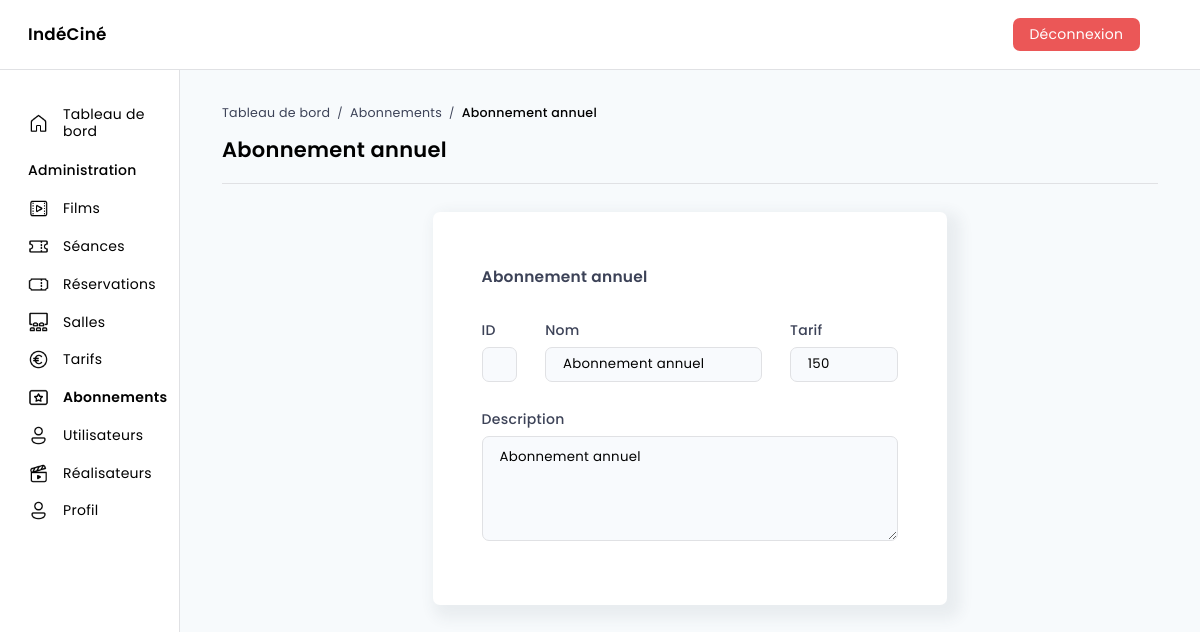
The page /dashboard/subscriptions/1 (signed in) on the database its author committed.
### tables this page shows
CREATE TABLE IF NOT EXISTS `subscriptions` (
  `subscriptionId` int(11) NOT NULL AUTO_INCREMENT,
  `subscriptionName` varchar(255) NOT NULL,
  `subscriptionDescription` text,
  `subscriptionPricing` int(11) NOT NULL DEFAULT '0',
  PRIMARY KEY (`subscriptionId`)
);

### src/Controllers/Controller.php (called while the page is built, shortened)
<?php
abstract class Controller {
    public function render (string $file, array $data = [], string $template = 'default') {
        extract($data);
        require_once ROOT . '/Views/pages/' . $file . '.php';
    }
}

### index.php (called while the page is built, shortened)
<?php
$app = new Router;
$app -> start();

### src/Models/Model.php (called while the page is built, shortened)
<?php
class Model extends Database {
    public function read (array $columns = null, array $criteria = null, array $join = null, int $limit = null, int $offset = null, string $count = null, string $fetch = null) {
        $params = array(
            'columns' => $columns,
            'criteria' => $criteria,
            'join' => $join,
            'limit' => $limit,
            'offset' => $offset,
            'count' => $count,
            'fetch' => $fetch
        );
        $criteriaString = "";
        $columnsString = "*";
        $joinString = "";
        $limitString = "";
        $offsetString = "";
        $criterionValues = null;
        foreach ($params as $key => $value) {
            if ($value) switch ($key) {
                case 'criteria':
                    $criterionColumns = array();
                    $criterionValues = array();
                    foreach ($value as $criterionColumn => $criterionValue) {
                        $criterionColumns[] = "$criterionColumn ?";
                        $criterionValues[] = $criterionValue;
                    }
                    $criteriaString = " WHERE " . implode(" AND ", $criterionColumns);
                    break;
            }
        }
        $sqlQuery = "SELECT " . $columnsString . " FROM {$this -> table} " . ((isset($join)) ? $join['table'] : null) . $joinString . $criteriaString . $limitString . $offsetString;
        $query = $this -> runQuery($sqlQuery, $criterionValues);
        if ($fetch == 'fetch') return $query -> fetch();
        else if ($fetch === 'fetchAll') return $query -> fetchAll();
        else return null;
    }
    public function runQuery (string $req, array $attrs = null) {
        $this -> database = Database::getInstance();
        if ($attrs !== null) {
            $query = $this -> database -> prepare($req);
            $query -> execute($attrs);
            return $query;
        } else return $this -> database -> query($req);
    }
}

### src/Models/SubscriptionsModel.php (called while the page is built, shortened)
<?php
class SubscriptionsModel extends Model {
    public function __construct() {
        $this -> table = 'subscriptions';
    }
}

### src/Core/Database.php (called while the page is built, shortened)
<?php
class Database extends PDO {
    private static $instance;
    private function __construct () {
        $_dsn = 'mysql:dbname=' . self::DATABASE . ';host=' . self::SERVER;
    }
    public static function getInstance () : self {
        if (self::$instance === null) self::$instance = new self();
        return self::$instance;
    }
}

### src/Views/pages/dashboard/subscriptions/subscription.php (the view)
<div class="form-container hcenter w55">
    <h2><?= $subscription -> subscriptionName ?></h2>
    <div class="form-group">
        <?php if ($_SESSION['user'] -> userRole === 'admin'): ?>
        <div class="form-field w15">
            <label for="id">ID</label>
            <input type="text" name="id" id="id" value="<?= $subscription -> subscriptionId ?>" readonly>
        </div>
        <?php endif; ?>
        <div class="form-field">
            <label for="name">Nom</label>
            <input type="text" name="name" id="name" value="<?= $subscription -> subscriptionName ?>" readonly>
        </div>
        <div class="form-field w33">
            <label for="pricing">Tarif</label>
            <input type="text" name="pricing" id="pricing" value="<?= $subscription -> subscriptionPricing ?>" readonly>
        </div>
    </div>
    <div class="form-group">
        <div class="form-field">
            <label for="description">Description</label>
            <textarea name="description" id="description" rows="5" placeholder="<?= ($subscription -> subscriptionDescription === null) ? 'Non renseignée' : null ?>" readonly><?= $subscription -> subscriptionDescription ?></textarea>
        </div>
    </div>
</div>

### public/css/master.css (style rules this page uses)
:root { --color_white: #FFF; --color_black: #000; --color_light-grey: #E0E1E4; --color_grey: #8C98A4; --color_dark-grey: #3C4257; --color_light-blue: #B8D9EF; --color_blue: #635BFF; --color_blue-grey: #F8FAFD; --color_red: #EB5757; --color_green: #27AE60; --color_background: #F7FAFC; }
* { margin: 0; padding: 0; box-sizing: border-box; font: 14px "Poppins", sans-serif; line-height: 1.2; letter-spacing: .02rem; }
body { background-color: var(--color_background); }

### public/css/layout/main.css (style rules this page uses)
main .page-content h2 { font-size: 1.1rem; }

### public/css/components/forms.css (style rules this page uses)
.form-container { padding: 4rem 3.5rem; border-radius: .5rem; background-color: var(--color_white); box-shadow: .5rem .5rem 1rem .5rem rgba(60, 66, 87, .07); }
.form-container.hcenter { margin: 0 auto; }
.form-container.w55 { width: 55%; }
.form-container h2 { margin-bottom: 2.5rem; font-size: 1.4rem; font-weight: 600; color: var(--color_dark-grey); }
.form-container .form-group { display: flex; }
.form-container .form-group:not(:last-child) { margin-bottom: 1.5rem; }
.form-container .form-field { width: 100%; }
.form-container .form-field.w33 { width: 50%; }
.form-container .form-field.w15 { width: 15%; }
.form-container .form-field.w15 input, .form-container .form-field.w20 input { text-align: center; }
.form-container .form-field:not(:last-child) { margin-right: 2rem; }
.form-container .form-field label { font-weight: 500; color: var(--color_dark-grey); }

### public/css/components/inputs.css (style rules this page uses)
input, select, textarea, fieldset { display: block; width: 100%; border: 1px solid var(--color_light-grey); border-radius: .5rem; }
input:not([type='checkbox'], [readonly]):focus { transition: outline .1s; outline: 2px solid var(--color_light-blue); }
input:not([type='submit']), select, textarea { margin: .6rem 0; font-size: .95rem; }
input:not([type='submit']), select { padding: .6rem 1.2rem; }
textarea { padding: .8rem 1.2rem; }
input[readonly], textarea[readonly] { background-color: var(--color_blue-grey); outline: none; cursor: not-allowed; user-select: none; }

### rows shown on the page
subscriptions: subscriptionName "Abonnement annuel", id "1", name "Abonnement annuel", pricing "150", description "Abonnement annuel"

### other values the page prints
$key "Abonnements"
end($pageData['breadcrumb']) "Abonnement annuel"
$pageData['title'] "Abonnement annuel"
